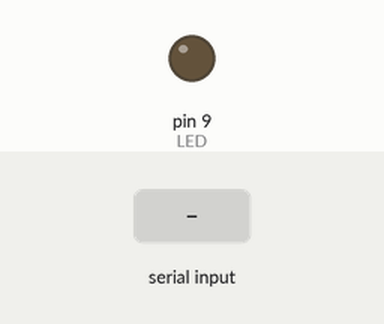
A sketch run on a simulated Arduino Uno, built with avr-gcc and run on an emulated ATmega328P. Parts: output pins drawn as LEDs (lit = HIGH). Inputs (shaded band) come from the test bench. What the sketch prints to the serial monitor is not drawn.

Above: at 1.2 s.
1.3 s: "90,45\n" received over Serial
At 2.0 s:
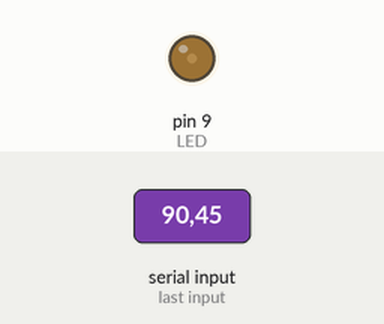
3.8 s: "30,150\n" received over Serial
At 4.6 s:
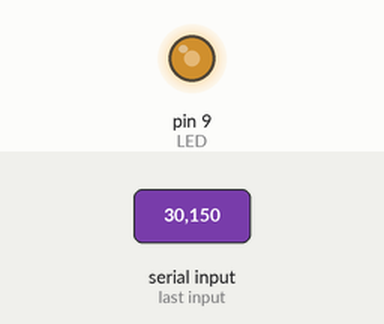
6.3 s: "200\n" received over Serial
At 6.9 s:
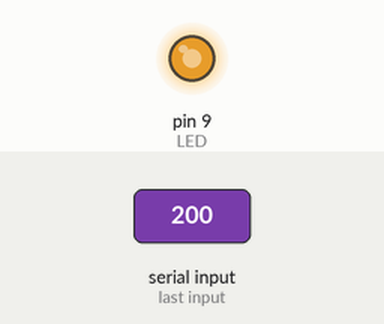
Timing chart, 0 to 9.3 s (numbered marks = the images above; inputs shaded):
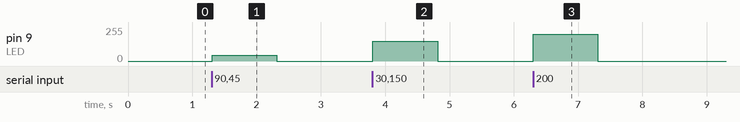

The sketch:

PWM_Serial_ParseInt.ino
```cpp
// PWM avec saisie du rapport cyclique (entier de 0 à 255) au clavier dans le moniteur série.
// ATTENTION : Sélectionner "Pas de fin de ligne" dans le monitor série !!!
// David THERINCOURT 2025

#define LED 9           // LED connectée à la broche 11

void setup()
{
  Serial.begin(9600);   // Initialisation du port série
  pinMode(LED,OUTPUT);  // Configuration de la broche LED en sortie
}

void loop()
{
  Serial.print("Rapport cyclique entre 0 et 255 : ");  // Indication à l'utilisateur
  while (Serial.available()==0){}                      // Attente d'un message (Cocher "Pas de fin de ligne")
  int N = Serial.parseInt();                           // Extraction de la valeur numérique (entier)
  Serial.println(N);                                   // Affichage de N
  analogWrite(LED, N);                                 // Ecriture sur la sortie PWM
}
```

Measured:
- after the input at 1.3 s, pin 9 (LED): 0/255 → 45/255 at once, → 0/255 1.0 s later
- after the input at 3.8 s, pin 9 (LED): 0/255 → 150/255 at once, → 0/255 1.0 s later
- after the input at 6.3 s, pin 9 (LED): 0/255 → 200/255 at once, → 0/255 1.0 s later
